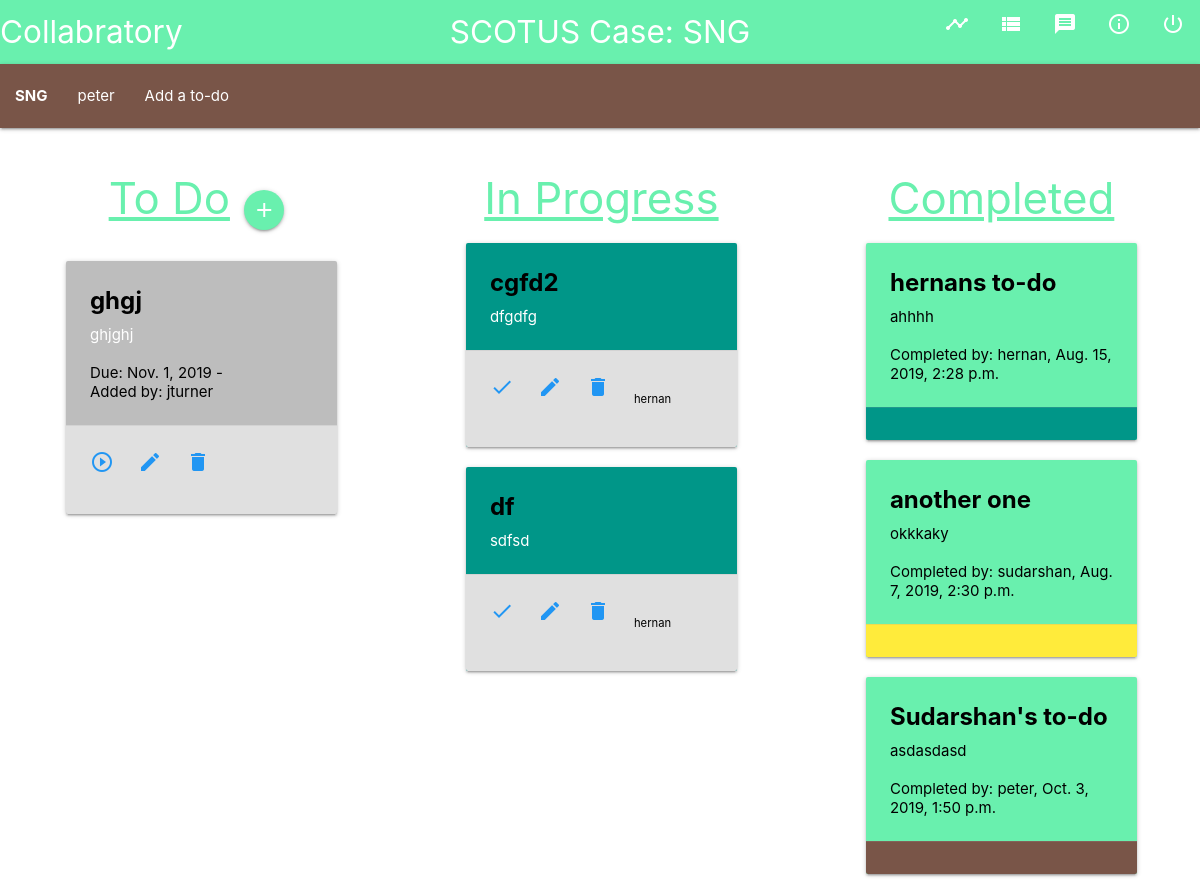
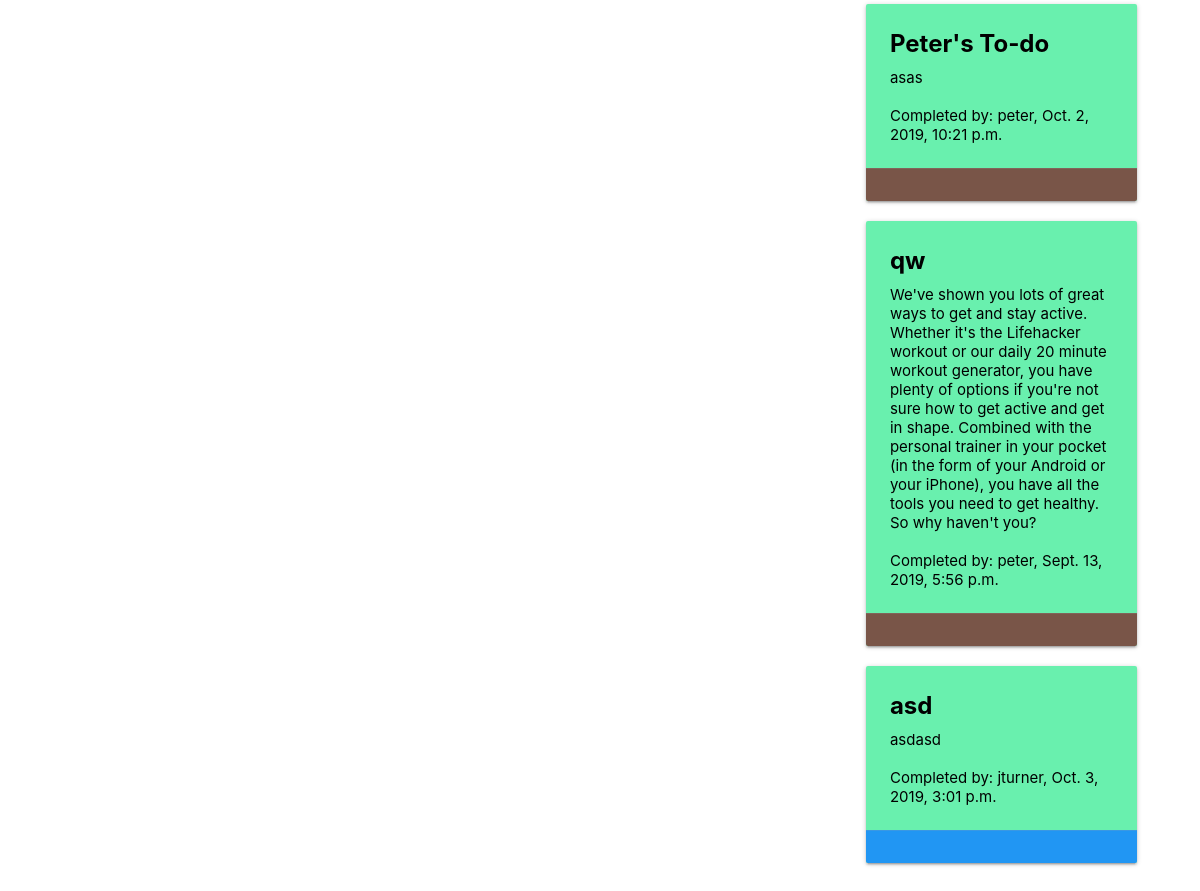
The page /to_do/ (signed in) on the database its author committed (2 pictures, top to bottom).
### users/models.py (models this page shows, shortened)
class UserInfo(models.Model):
    user = models.OneToOneField(settings.AUTH_USER_MODEL, on_delete=models.CASCADE)
    is_teacher = models.BooleanField(default=False)
    groups = models.ManyToManyField(Group, blank=True, related_name='list_of_groups_that_the_student_is_in')
    color = models.CharField(max_length=100, blank=False, default='blue', null=True)
    student_projects = models.ManyToManyField(Project, blank=True, related_name='list_of_student_projects_current')
    current_group = models.ForeignKey(Group, on_delete=models.CASCADE, blank=True, null=True, related_name='the_current_group_of_the_student')

class Group(models.Model):
    title = models.CharField(max_length=100, blank=False, default='default_title', null=True)
    project = models.ForeignKey(Project, on_delete=models.CASCADE, default=1, null=True, related_name='projects_associated_with_group') #should be labeled groups assosiated with projects but I am too scared to change it
    current_group_student_count = models.IntegerField(default=0)
    def __str__(self):
        return self.title

class Project(models.Model):
    title = models.CharField(max_length=100)
    max_group_size = models.IntegerField()
    total_students = models.IntegerField()
    current_project_student_count = models.IntegerField(default=0)
    teacher = models.ForeignKey(settings.AUTH_USER_MODEL, default=1, on_delete=models.CASCADE)
    project_code = models.CharField(max_length=15, default='')
    directions = models.TextField(default='')
    is_completed = models.BooleanField(default=False)
    def __str__(self):
        return self.title

### to_do/models.py (models this page shows, shortened)
class ToDo(models.Model):
    user = models.ForeignKey(settings.AUTH_USER_MODEL, default=1, on_delete=models.CASCADE)
    title = models.CharField(max_length=100)
    content = models.TextField(blank=True)
    due_date = models.DateField( blank=True, null=True)
    group = models.ForeignKey(Group, related_name='comments_associated_with_post', null=True, on_delete=models.CASCADE)
    is_in_progress = models.BooleanField(default=False)
    is_completed = models.BooleanField(default=False)
    time_completed = models.DateTimeField(null=True)

### to_do/views.py (the view)
# urls.py: path('', to_do_list, name='index'),
@login_required(login_url='/login/')
def to_do_list(request):
    student_group = request.user.userinfo.current_group
    group_posts = ToDo.objects.filter(group=student_group, is_completed=False, is_in_progress=False)
    group_posts_in_progress = ToDo.objects.filter(group=student_group, is_completed=False, is_in_progress=True)
    group_posts_completed = ToDo.objects.filter(group=student_group, is_completed=True, is_in_progress=False)
    context = {'group_posts': group_posts, 'group_posts_in_progress': group_posts_in_progress, 'group_posts_completed': group_posts_completed}
    return render(request, 'to_do/index.html', context)

### to_do/templates/to_do/index.html
{% extends 'base.html' %}
{% block content%}
       <nav>
        <div class="nav-wrapper {{user.userinfo.color}}">
          <ul id="nav-mobile" class="left hide-on-med-and-down">
            <li><a href="{% url 'to_do:index' %}"><div style="font-weight: bold;">{{user.userinfo.current_group}}</div></a></li>
            <li><a href="{% url 'to_do:user_to_do_list' %}">{{ user.username }}</a></li>
            <li><a href="{% url 'to_do:to_do_create' %}">Add a to-do</a></li>
          </ul>
        </div>
      </nav>
      <div class="mycontainer row">
        <div class='smallcontainer col s12 m12 l4 '>
          <div class='todoheading'>
            <h3 style="display: inline-block;"> To Do </h3>
            <a style="margin: 10px 10px 10px 10px;" href="{% url 'to_do:to_do_create'  %}" class="btn-floating waves-effect waves-light green accent-2"><i class="material-icons">add</i></a>
          </div>
         {% for post in group_posts %}
            <div class = 'column'>
                <div class="todocard card grey lighten-1">
                  <div class="spacing card-content white-text">
                    <span style='font-weight: bold;' class=" black-text card-title">{{post.title}}</span>
                    <p>{{post.content}}</p>
                    <br>
                    <div class=" black-text">
                 Due: {{post.due_date}} - <br class='show-on-med-and-down'>
                  Added by: {{post.user}}
                </div>
                  </div>
                  <div style='display: flex;' class="card-action grey lighten-2">
                    <a class='blue-text hoverable' href="{% url 'to_do:in_progress' post.pk %}"><i class="material-icons">play_circle_outline</i></a>
                    <a class='blue-text hoverable' href="{% url 'to_do:to_do_update' post.pk %}"><i class="material-icons">edit</i></a>
                    <a class='blue-text hoverable' href="{% url 'to_do:to_do_delete' post.pk %}"><i class="material-icons">delete</i></a>
                  </div>
                </div>
              </div>
        {%endfor%}
            </div>
            <div class='smallcontainer col s12 m12 l4 '>
          <h3>In Progress</h3>
         {% for post in group_posts_in_progress %}
            <div class = 'column'>
                <div class="todocard card {{post.user.userinfo.color}}">
                  <div class="spacing card-content white-text">
                    <span style='font-weight: bold;' class="black-text card-title">{{post.title}}</span>
                    <p>{{post.content}}</p>
                  </div>
                   <div style='display: flex;' class="card-action grey lighten-2">
                    <a class='blue-text hoverable' href="{% url 'to_do:completed' post.pk %}"><i class="material-icons">done</i></a>
                    <a class='blue-text hoverable' href="{% url 'to_do:to_do_update' post.pk %}"><i class="material-icons">edit</i></a>
                    <a class='blue-text hoverable' href="{% url 'to_do:to_do_delete' post.pk %}"><i class="material-icons">delete</i></a>
                    <small class='right'>{{post.user}}</small>
                  </div>
            </div>
              </div>
        {%endfor%}
            </div>
             <div class='smallcontainer col s12 m12 l4 '>
          <h3>Completed</h3>
         {% for post in group_posts_completed %}
            <div class = 'column'>
                <div class="todocard card green accent-2">
                  <div class="spacing card-content black-text">
                      <span style='font-weight: bold;' class=" card-title">{{post.title}}</span>
                      <p>{{post.content}}</p>
                      <br>
                      <p>Completed by: {{post.user}}, {{post.time_completed}}</p>
                    </div>
                    <div class="card-action {{post.user.userinfo.color}}">
                  </div>
              </div>
              </div>
            {%endfor%}
            </div>
      </div>
{% endblock %}

### templates/base.html (shortened to what this page needs)
<!DOCTYPE html>
<html lang="en">
<head>
    {% load static %}
    <link type="text/css" rel="stylesheet" href="css/materialize.min.css"  media="screen,projection"/>
    <link rel="stylesheet" href="https://cdnjs.cloudflare.com/ajax/libs/materialize/1.0.0/css/materialize.min.css">
    <link rel='stylesheet' type='text/css' href="{% static 'groupwork/style.css' %}">
</head>
<body>
  <nav class='green accent-2'>
    <div id='navbarrr' class="nav-wrapper">
      <a href="{% url 'homepage:index' %}" class="left brand-logo"> Collabratory</a>
      <div class='left hide-on-med-and-down'>
      {%if not user.userinfo.current_group == null%}
        <a href='{%url "homepage:project_detail" user.userinfo.current_group.project.pk%}' class="center brand-logo">{%if user.userinfo.is_teacher%}Currently Viewing -> {%endif%}{{user.userinfo.current_group.project}}: {{user.userinfo.current_group}}</a>
      {%endif%}
      </div>
      <ul class="right hide-on-small-only">
        <li><a href="{% url 'timeline:index' %}" title="Timeline"><i class="material-icons">timeline</i></a></li>
        <li><a href="{% url 'to_do:index' %}" title='ToDo'><i class="material-icons">view_list</i></a></li>
        <li><a href="{% url 'forum:index' %}" title='Forum'><i class="material-icons">message</i></a></li>
        <li><a href="{% url 'homepage:directions' %}" title="Directions"><i class="material-icons">info_outline</i></a></li>
        {% if user.is_authenticated %}
        <li><a href="{% url 'users:profile' %}" title="Profile"><i class="material-icons" >power_settings_new</i></a></li>
        {%else%}
        <li><a href="{% url 'login' %}" title="Login"><i class="material-icons">account_box</i></a></li>
        {%endif%}
      </ul>
    </div>
    <div class='black-text'>
        {% block content %}
        {% endblock %}
    </div>
</body>
</html>

### static/groupwork/style.css (style rules this page uses)
a { color: #69f0ae; }
.todocard { width: 80%; margin: 20px auto; }
.mycontainer { width: 100%; display: inline-flex; flex-wrap: wrap; }
.smallcontainer { height: 100%; max-width: 30.1%; min-width: 300px; display: inline-block; margin: 1.5%; vertical-align: top; }
.smallcontainer h3 { text-align: center; color: #69f0ae; text-decoration: underline; }
.todoheading { text-align: center; width: 100%; display: inline-block; margin: 0 auto; }
.spacing { line-height: normal; }
.material-icons { position: relative; top: -8px; }

### rows shown on the page
ToDo: title "ghgj", content "ghjghj", due_date "Nov. 1, 2019", user "jturner"
ToDo: title "cgfd2", content "dfgdfg", user "hernan"
ToDo: title "df", content "sdfsd", user "hernan"
ToDo: title "hernans to-do", content "ahhhh", user "hernan", time_completed "Aug. 15, 2019, 2:28 p.m."
ToDo: title "another one", content "okkkaky", user "sudarshan", time_completed "Aug. 7, 2019, 2:30 p.m."
ToDo: title "Sudarshan's to-do", content "asdasdasd", user "peter", time_completed "Oct. 3, 2019, 1:50 p.m."
ToDo: title "Peter's To-do", content "asas", user "peter", time_completed "Oct. 2, 2019, 10:21 p.m."
ToDo: title "qw", content "We've shown you lots of great ways to get and stay active. Whether it's the Lifehacker workout or our daily 20 minute workout generator, you have plenty of options if you're not sure how to get active and get in shape. Combined with the personal trainer in your pocket (in the form of your Android or your iPhone), you have all the tools you need to get healthy. So why haven't you?", user "peter", time_completed "Sept. 13, 2019, 5:56 p.m."
ToDo: title "asd", content "asdasd", user "jturner", time_completed "Oct. 3, 2019, 3:01 p.m."

### other values the page prints
{{ user.userinfo.current_group.project }} "SCOTUS Case"
{{ user.userinfo.current_group }} "SNG"
{{ user.username }} "peter"
